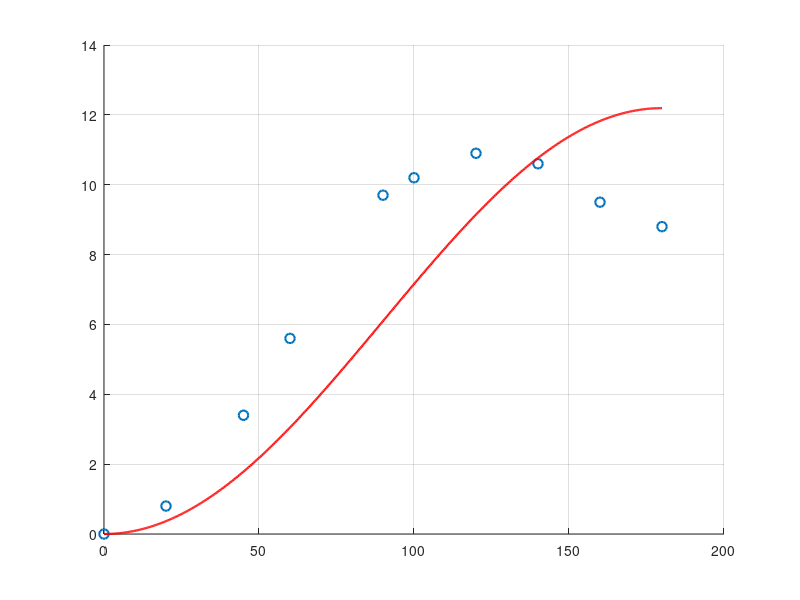

MATLAB code to generate this figure: (Note: this script raises an error after producing the figure.)
% semi_converter_plot_clean.m
% Plot measured DC output voltage vs firing angle for a semi-converter
% Only keep the correct theoretical model (1 - cos(alpha)).

clear; clc;

% ── Measured data ──────────────────────────────────────────────
alpha_deg = [0 20 45 60 90 100 120 140 160 180];  % firing angle (deg)
V_meas    = [0 0.8 3.4 5.6 9.7 10.2 10.9 10.6 9.5 8.8]; % measured Vo (V)

% ── Theoretical fit: Vdc = K*(1 - cos(alpha)) ──────────────────
a = deg2rad(alpha_deg);
x = 1 - cos(a);

% Least squares fit for K
K = (x * V_meas.') / (x * x.');
V_th = K * x;

% Smooth curve for plotting
alpha_fine = linspace(0,180,720);
af = deg2rad(alpha_fine);
V_th_fine = K * (1 - cos(af));

% RMSE
rmse = sqrt(mean((V_th - V_meas).^2));

% ── Plot ───────────────────────────────────────────────────────
figure('Color','w'); hold on; grid on;
plot(alpha_deg, V_meas, 'o', 'MarkerSize', 7, 'LineWidth', 1.5);
plot(alpha_fine, V_th_fine, 'r-', 'LineWidth', 1.6);

legend('Measured V_o', sprintf(['Theoretical V_o'], rmse), ...
    'Location','northwest2');

xlabel('Firing angle \alpha (degrees)');
ylabel('DC output voltage V_{o,avg} (V)');
title('Semi-Converter: V_{o,avg} vs. Firing Angle (\alpha)');
xlim([0 180]);

% Save plot
exportgraphics(gca,'semi_converter_correct.png','Resolution',300);
fprintf('Figure saved as semi_converter_correct.png\n');
